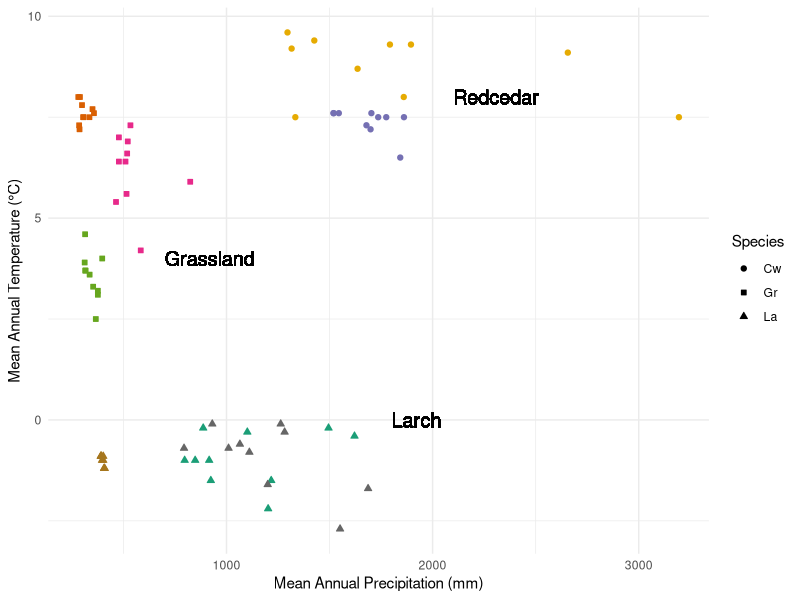

Recreate this plot in R.
## Code to create the Alberta Climate Plot in the
## R Tutorial Assignment.  Note the use of the 
## code to add a degree symbol to the Y axis, which
## is given as an extra credit challenge to the students.

#setwd('biogeo')

library(tidyverse)

#climate <- read.csv('http://mtaylor4.semo.edu/~goby/biogeo/climatedata.csv')
climate <- read_csv('tutorial_climate_data.csv')
#attach(climate)

# plot(MAT ~ MAP, xlab='Mean annual precipitation (mm)', ylab = 'Mean annual temperature', pch=c(21,22,25)[Species], bg=rainbow(8)[Ecosys], xlim=c(0,3500), ylim=c(-5,10))
# text(700, 4, 'Grassland', font=3, pos=4)
# text(1900,8, 'Redcedar', font=3, pos=4)
# text(700, -2.5, 'Larch', font=3, pos=4)
# 
# legend(3100, 1, legend=c('A','B','C','D','E','F','G','H'), pch=c(25,22,21,22,22,21,25,25), col='black', pt.bg=rainbow(8))

climate %>% ggplot(aes(x = MAP, y = MAT)) +
  geom_point(aes(shape = Species,
                 color = Ecosys,
                 fill = Ecosys)) +
  scale_shape_manual(values = c(21, 22, 24)) +
  scale_color_brewer(palette = "Dark2",
                     aesthetics = c("color", "fill"),
                     guide = "none") +
  theme_minimal() +
  labs(x = "Mean Annual Precipitation (mm)",
       y = "Mean Annual Temperature (°C)") +
  guides(shape = guide_legend(override.aes = list(fill = "black"))) +
  geom_text(aes(x = 700, y = 4, label ="Grassland"),
            hjust = "left",
            size = 5) +
  geom_text(aes(x = 2100, y = 8, label = "Redcedar"),
            hjust = "left",
            size = 5) +
  geom_text(aes(x = 1800, y = 0, label = "Larch"),
            hjust = "left",
            size = 5)




# op <- par(cex=1, ps=12, family='serif', mar=c(5,5,3,3))
# plot(MAT ~ MAP, xlab='Mean annual precipitation (mm)', ylab = expression(paste('Mean annual temperature (',degree,'C)')), pch=c(21,22,25)[Species], bg=rainbow(8)[Ecosys], xlim=c(0,3500), ylim=c(-5,10))
# text(700, 4, 'Grassland', font=3, pos=4)
# text(1900,8, 'Redcedar', font=3, pos=4)
# text(700, -2.5, 'Larch', font=3, pos=4)
# 
# #legend(2400, 2, legend=c('A','B','C','D','E','F','G','H'), pch=c(25,22,21,22,22,21,25,25), col='black', pt.bg=rainbow(8))
# 
# par(op)
# 
# detach(climate)
